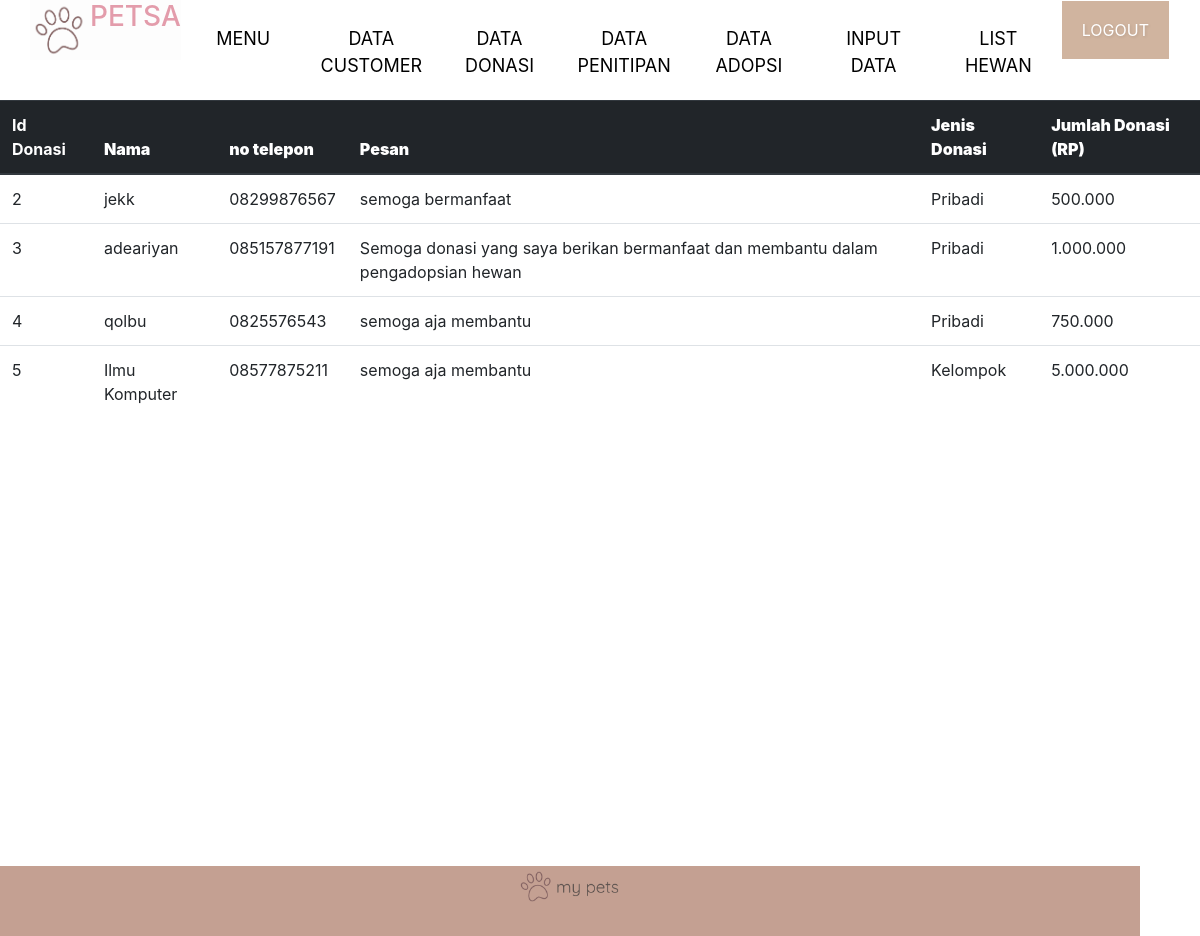
The page /admin/datadonasi.php on the database its author committed.
### tables this page shows
CREATE TABLE `data_donasi` (
  `id` int(100) NOT NULL,
  `nama` varchar(100) NOT NULL,
  `no_telepon` varchar(20) NOT NULL,
  `pesan` varchar(255) NOT NULL,
  `jenis_donasi` varchar(100) NOT NULL,
  `jumlah_donasi` varchar(100) NOT NULL
);

### admin/datadonasi.php (the view, shortened to what this page needs)
<!DOCTYPE html>
<html>
<head>
	<link rel="stylesheet" type="text/css" href="../assets/style.css">
   <link rel="stylesheet" href="https://maxcdn.bootstrapcdn.com/bootstrap/4.0.0/css/bootstrap.min.css"
 />
</head>
<body>
<header>
  <div id="wrapper">
  <div id="header">
      <nav>
        <ul class="nav-header">
          <a href="index.html" id="logo"><img src="../assets/image/ikon.png" width="60px"></a>
          <h3 style="color: #e39cab; font-family: ">PETSA</h3>
          <li><a href="indexadmin.php">MENU</a></li>
          <li><a href="datacustomer.php">DATA CUSTOMER</a></li>
          <li><a href="datadonasi.php">DATA DONASI</a></li>
          <li><a href="datatitip.php">DATA PENITIPAN</a></li>
          <li><a href="dataadopsi.php">DATA ADOPSI</a></li>
          <li><a href="datahewan.php">INPUT DATA</a></li>
          <li><a href="../admin/datalisthewan.php">LIST HEWAN</a></li>
          <button><a href="../logout.php">LOGOUT</a></button>
        </ul>
      </nav>
<br>
  </div>
</header>
              <table class="table table-hover">
                <thead class="thead-dark">
                  <tr>
                    <th scope="col">Id Donasi</th>
                    <th scope="col"><b>Nama</b></td>
                    <th scope="col"><b>no telepon</b></td>
                    <th scope="col"><b>Pesan</b></td>
                    <th scope="col"><b>Jenis Donasi</b></td>
                    <th scope="col"><b> Jumlah Donasi (RP) </b></td>
                  </tr>
                </thead>
                <tbody>
                  <?php
            include_once("../config.php");
            $results = mysqli_query($conn, "SELECT * FROM data_donasi");
              while ($res = mysqli_fetch_array($results)):
            ?>
              <tr>
                <td scope="row" > <?=$res['id']?> </td>
                <td><?=$res['nama']?> </td>
                <td> <?=$res['no_telepon']?></td>
                <td> <?=$res['pesan']?> </td>
                <td> <?=$res['jenis_donasi']?> </td>
                <td> <?=$res['jumlah_donasi']?> </td>
              </tr>
            <?php
            endwhile;
             ?>
                </tbody>
      </table>
<br/><br/>
<br/><br/>
<br/><br/>
<br/><br/>
<br/><br/>
<br/><br/>
<br/><br/>
<br/><br/>
<br/><br/>
  <footer >
<div class="container2" >
  <div class="box4" >
    <img src="../assets/image/logo.png" width="100%" >
  </footer>
  </body>
</html>

### assets/style.css (style rules this page uses)
body { font-family: 'DM Sans', sans-serif; }
#header { height: 100px; background-color: white; width: 95%; margin: auto; border-bottom: #C4A092; }
.nav-header { padding:0; margin: auto; list-style-type: none; background-color: #FDFDFD; height: 60px; display: flex; width: 100%; flex-direction: row; }
.nav-header > li { width: 180px; background-color: #FFFFFF; padding: 15px; padding-top: 25px; text-align: center; color: black; font-size: 18px; }
a:link { color: black; text-decoration: none; }
button { color: #FFFFFF; background-color: #C4A092; border-color: #C4A092; border-radius: 15%; font-size: large; padding: 10px; margin-top: 10px; box-shadow: none; }
button a:link { color: white; text-decoration: none; }
.container2 { display: flex; height: 70px; width: 95%; padding-bottom: 2%; background-color: #C4A092; }
.box4 { width: 10%; margin: auto; height: 50px; }
h3 { text-align: center; font-weight: bold; }
.form-login input[type="button"], .form-login input[type="submit"], button { background: #D0B49F; padding: 8px 20px 8px 20px; border-radius: 5px; color: white; text-shadow: 1px 1px 3px rgba(0, 0, 0, 0.12); font: normal 30px 'DM Sans', sans-serif; box-shadow: 0px 2px 2px 0px rgba(255, 255, 255, 0.17); border: 1px solid white; font-size: 15px; }
* { box-sizing: border-box; }
::placeholder { color: #C4A092; font-size: 15px; font-family: 'DM Sans', sans-serif; background-color: transparent; border-color: white; }

### rows shown on the page
data_donasi: id "2", nama "jekk", no_telepon "08299876567", pesan "semoga bermanfaat", jenis_donasi "Pribadi", jumlah_donasi "500.000"
data_donasi: id "3", nama "adeariyan", no_telepon "085157877191", pesan "Semoga donasi yang saya berikan bermanfaat dan membantu dalam pengadopsian hewan", jenis_donasi "Pribadi", jumlah_donasi "1.000.000"
data_donasi: id "4", nama "qolbu", no_telepon "0825576543", pesan "semoga aja membantu", jenis_donasi "Pribadi", jumlah_donasi "750.000"
data_donasi: id "5", nama "Ilmu Komputer", no_telepon "08577875211", pesan "semoga aja membantu", jenis_donasi "Kelompok", jumlah_donasi "5.000.000"
